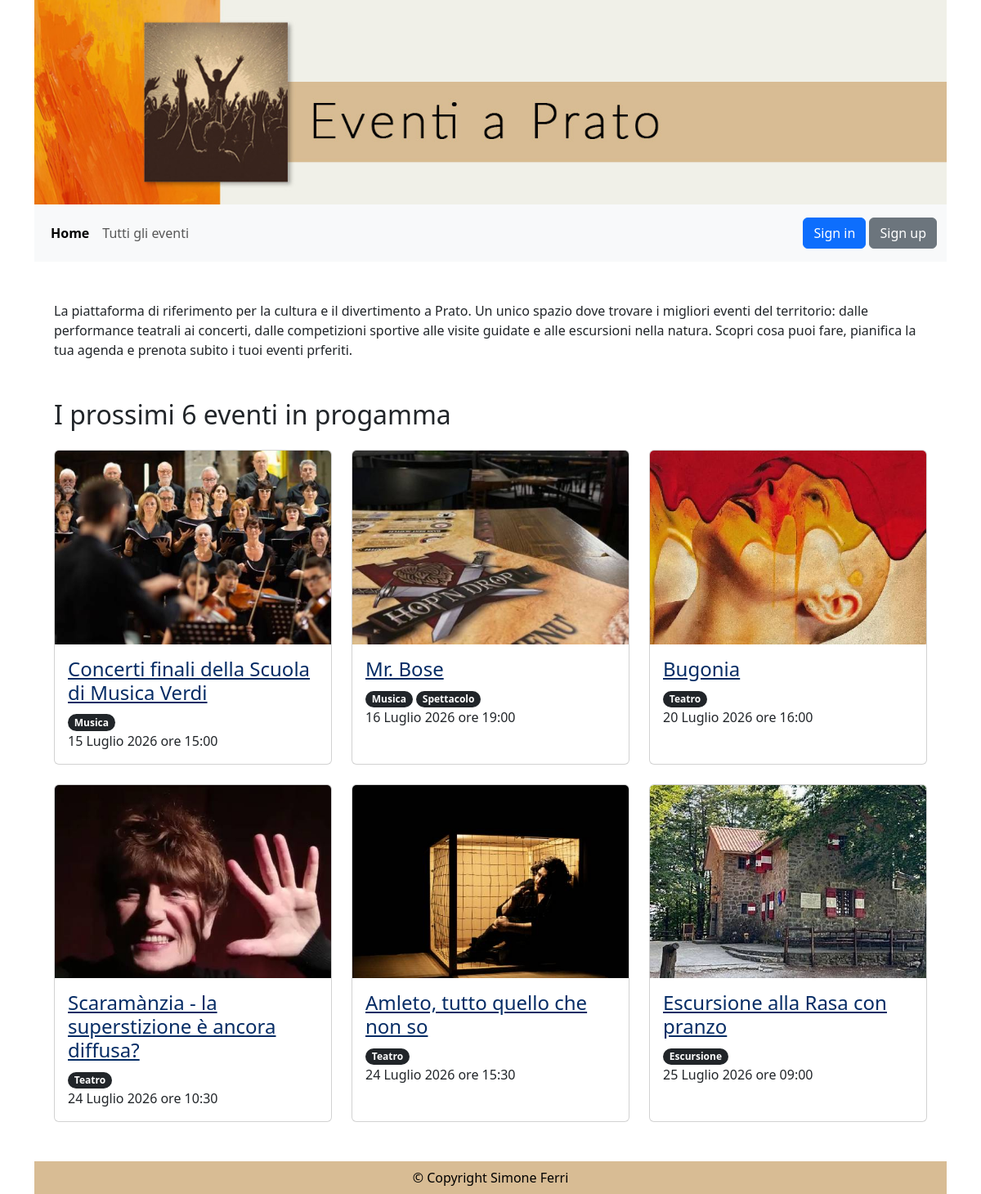
The page / on the database its author committed.
### eventi_gestione/models.py (models this page shows, shortened)
class Eventi(models.Model):
    nome_evento = models.CharField(max_length=100)
    descrizione_evento = models.TextField()
    tipo_evento = models.ManyToManyField(Tipologia, related_name='eventi')
    luogo_evento = models.CharField(max_length=100)
    data_ora_evento = models.DateTimeField()
    immagine_evento = models.ImageField(upload_to='eventi/', blank=True)
    posti_prenotabili = models.PositiveIntegerField(null=True, blank=True)
    prezzo = models.PositiveIntegerField(null=True, blank=True, default=0)
    pubblicato = models.BooleanField(default=False)
    annullato = models.BooleanField(default=False)
    creatore = models.ForeignKey(CustomUser, on_delete=models.CASCADE, related_name='eventi_creati', limit_choices_to={'groups__name': 'redattori'})

class Tipologia(models.Model):
    nome_tipo = models.CharField(max_length=100)
    creatore = models.ForeignKey(CustomUser, on_delete=models.CASCADE, related_name='tipologie_create')
    class Meta:
        ordering = ['nome_tipo']

### eventi_pagine/views.py (the view, shortened to what this page needs)
# urls.py: path("", HomePageView.as_view(), name="home"),
class HomePageView(TemplateView):
    template_name = "home.html"
    def get_context_data(self, **kwargs):
        ora_attuale = timezone.now()
        context = super().get_context_data(**kwargs)
        context['eventi_prossimi'] = Eventi.objects.filter(data_ora_evento__gte=ora_attuale, pubblicato=True).order_by('data_ora_evento')[:6]
        return context

### templates/home.html (shortened to what this page needs)
{% extends "base.html" %}
{% load auth_extras %}
{% block content %}
    <p class="mt-5">La piattaforma di riferimento per la cultura e il divertimento a Prato.
        Un unico spazio dove trovare i migliori eventi del territorio: dalle performance teatrali
        ai concerti, dalle competizioni sportive alle visite guidate e alle escursioni nella natura.
        Scopri cosa puoi fare, pianifica la tua agenda e prenota subito i tuoi eventi prferiti.</p>
    <h2 class="{% if not prenotazioni_attive %}mt-5{% else %}mt-3{% endif %} mb-4">I prossimi 6 eventi in progamma</h2>
    <div class="row row-cols-1 row-cols-md-3 g-4">
    {% for evento in eventi_prossimi %}
        <div class="col">
            <div class="card h-100">
                {% if evento.immagine_evento %}
                    <img src="{{ evento.immagine_evento.url }}" class="card-img-top" alt="">
                {% endif %}
                <div class="card-body">
                    <h3 class="card-title h4"><a class="text-primary-emphasis" href="{% url 'evento' evento.id %}">{{ evento.nome_evento }}</a></h3>
                    <p class="card-text">
                        {% for tipologia in evento.tipo_evento.all %}
                            <span class="badge rounded-pill text-bg-dark">{{ tipologia.nome_tipo }}</span>
                        {% endfor %}
                        <br>
                        {{ evento.data_ora_evento|date:"d F Y \o\r\e H:i" }}
                    </p>
                </div>
            </div>
        </div>
    {% endfor %}
</div>
{% endblock content %}

### rows shown on the page
Eventi: immagine_evento (picture), nome_evento "Concerti finali della Scuola di Musica Verdi", data_ora_evento "15 Luglio 2026 ore 15:00"
Tipologia: nome_tipo "Musica"
Eventi: immagine_evento (picture), nome_evento "Mr. Bose", data_ora_evento "16 Luglio 2026 ore 19:00"
Tipologia: nome_tipo "Spettacolo"
Eventi: immagine_evento (picture), nome_evento "Bugonia", data_ora_evento "20 Luglio 2026 ore 16:00"
Tipologia: nome_tipo "Teatro"
Eventi: immagine_evento (picture), nome_evento "Scaramànzia - la superstizione è ancora diffusa?", data_ora_evento "24 Luglio 2026 ore 10:30"
Eventi: immagine_evento (picture), nome_evento "Amleto, tutto quello che non so", data_ora_evento "24 Luglio 2026 ore 15:30"
Eventi: immagine_evento (picture), nome_evento "Escursione alla Rasa con pranzo", data_ora_evento "25 Luglio 2026 ore 09:00"
Tipologia: nome_tipo "Escursione"
